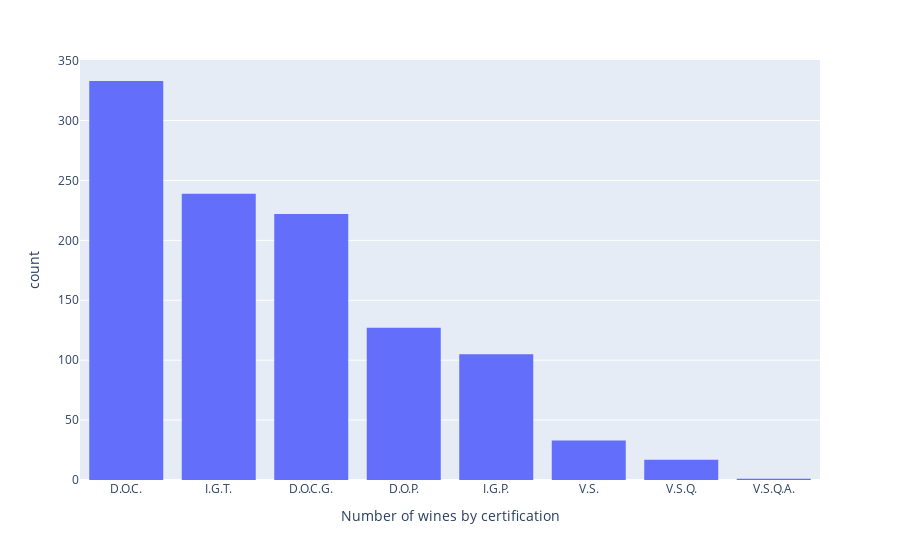

Write notebook code for a chart like this one.
### Markdown cell above
### 3.5 Number of wines by certification <a class="anchor" id="wines_by_certificate"></a>

### Code cell
fig = px.histogram(df_c, x="cert").update_xaxes(categoryorder="total descending", title='Number of wines by certification')
fig.show()

### Figure 1 — Plotly figure (JSON) as saved in the notebook; plotly's stock layout.template omitted (floating-point values rounded to 4 significant figures; data arrays with more than 128 entries replaced by an {"elided": "..."} marker saying what was removed)
{"data": [{"alignmentgroup": "True", "bingroup": "x", "hovertemplate": "cert=%{x}<br>count=%{y}<extra></extra>", "legendgroup": "", "marker": {"color": "#636efa", "pattern": {"shape": ""}}, "name": "", "offsetgroup": "", "orientation": "v", "showlegend": false, "type": "histogram", "x": {"elided": "1077 str values"}, "xaxis": "x", "yaxis": "y"}], "layout": {"barmode": "relative", "legend": {"tracegroupgap": 0}, "margin": {"t": 60}, "xaxis": {"anchor": "y", "categoryorder": "total descending", "domain": [0, 1], "title": {"text": "Number of wines by certification"}}, "yaxis": {"anchor": "x", "domain": [0, 1], "title": {"text": "count"}}}}
